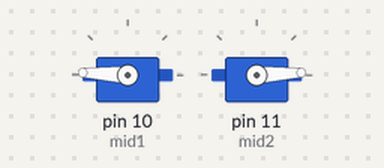
The sketch below on a simulated Arduino Uno, built with avr-gcc and run on an emulated ATmega328P. On the bench: 2 × servo.

Above: at 0.05 s.
At 0.45 s:
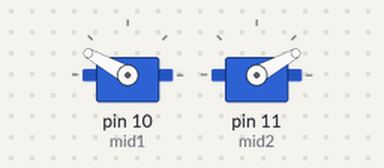
At 0.9 s:
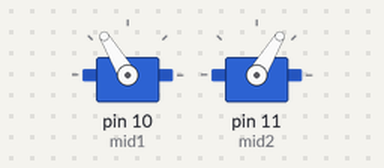
At 1.75 s:
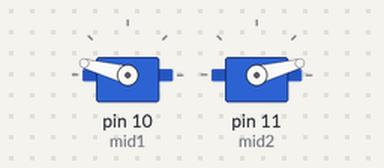
Timing chart, 0 to 4.5 s (numbered marks = the images above):
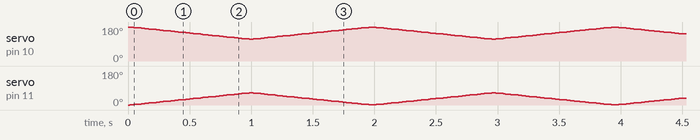

The sketch:

test5.ino
```cpp
#include <Servo.h>

Servo mid1;
Servo mid2;

void setup() {
  mid1.attach(10);
  mid2.attach(11);
}

void loop(){
  for(int i=0; i<65; i++){
   mid1.write(180-i);
   mid2.write(i);
   delay(15);
  }
  for(int i=0; i<65; i++){
   mid1.write(115+i);
   mid2.write(65-i);
   delay(15);
  }
}
```
